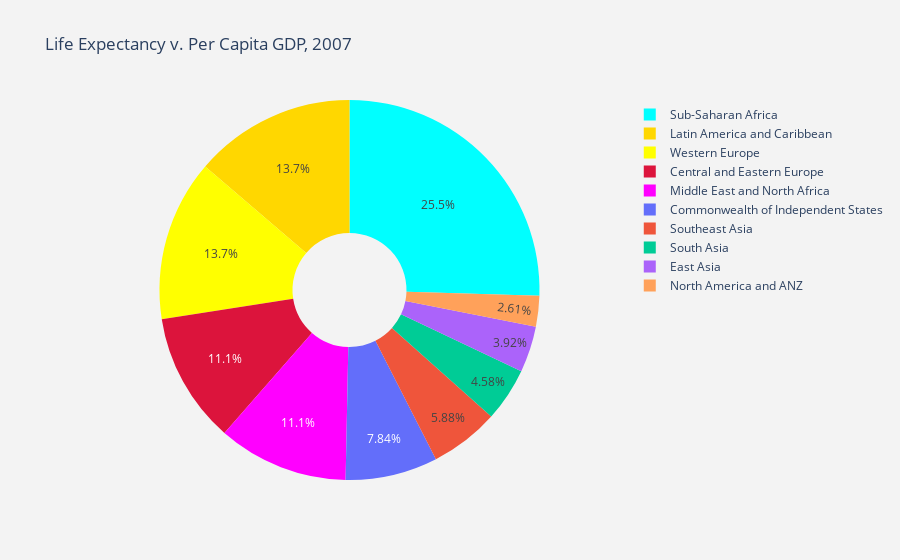

Notebook code cell kept with this figure:
### Code cell
import plotly.graph_objects as go
import plotly.express as px
import pandas as pd
import math


data = [
    {
        'y': df['Trust (Government Corruption)'],
        'x': df.Freedom,
        'mode': 'markers',
        'marker': {
            'color': df['Health (Life Expectancy)'],
            'size': df['Happiness Score'],
            'showscale': True
        },
        "text" :  df.Country    
    }
]
layout = go.Layout(barmode='overlay', hovermode="x",
                   title='Bubble Chart: x = Freedom, y = Trust, size = Happiness Score, Color = Health, year = 2016',
                   xaxis=dict(title='Freedom'),
                   yaxis=dict(title='Trust'),
                  
)

fig = go.Figure(data=data, layout=layout)
iplot(fig)

### Figure 1 — Plotly figure (JSON) as saved in the notebook; plotly's stock layout.template omitted (floating-point values rounded to 4 significant figures)
{"data": [{"hole": 0.3, "labels": ["Sub-Saharan Africa", "Latin America and Caribbean", "Western Europe", "Central and Eastern Europe", "Middle East and North Africa", "Commonwealth of Independent States", "Southeast Asia", "South Asia", "East Asia", "North America and ANZ"], "marker": {"colors": ["aqua", "gold", "yellow", "crimson", "magenta"]}, "name": "data_2020", "type": "pie", "values": [39, 21, 21, 17, 17, 12, 9, 7, 6, 4]}], "layout": {"paper_bgcolor": "rgb(243, 243, 243)", "plot_bgcolor": "rgb(243, 243, 243)", "title": {"text": "Life Expectancy v. Per Capita GDP, 2007"}, "xaxis": {"gridcolor": "white", "gridwidth": 2, "title": {"text": "GDP per capita (2000 dollars)"}, "type": "log"}, "yaxis": {"gridcolor": "white", "gridwidth": 2, "title": {"text": "Life Expectancy (years)"}}}}
